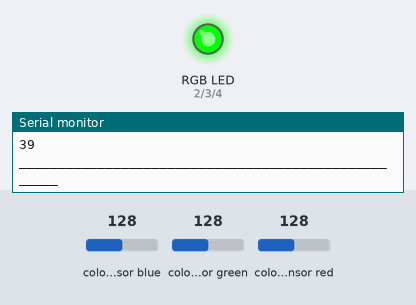
Recording of a sketch running on a simulated Arduino Uno, built with avr-gcc and run on an emulated ATmega328P. On the bench: an RGB LED mixed from three pins (HIGH = lit), the last lines printed to the serial monitor. Wiring (inferred from the names in the program): TCS3200 colour sensor: output pin 12; S2 pin 10; S3 pin 11; S0 pin 8; S1 pin 9. Inputs (shaded band) come from the test bench; at power-on: colour sensor blue 128, colour sensor red 128, colour sensor green 128. Pins used as bus, display or sensor lines are not drawn.

Above: at 1.2 s.
1.3 s: colour sensor blue set to 135
At 2.7 s:
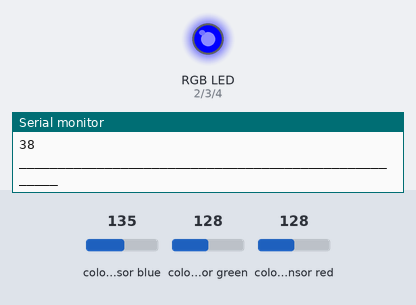
3.6 s: colour sensor red set to 135
At 5.3 s:
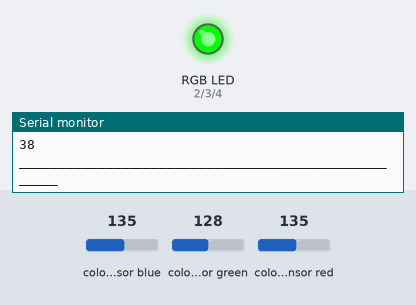
5.6 s: colour sensor blue set to 5
At 6.7 s:
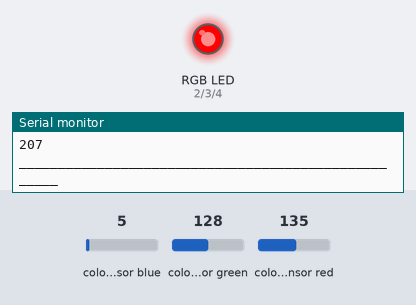
7.7 s: colour sensor blue set to 191
At 9.3 s:
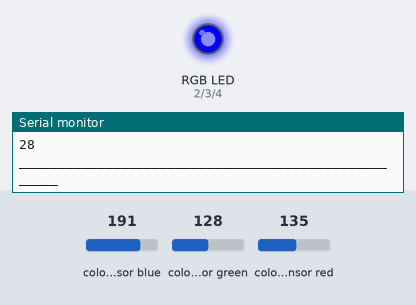
9.8 s: colour sensor blue set to 140
11.5 s: colour sensor blue set to 133
At 13.2 s:
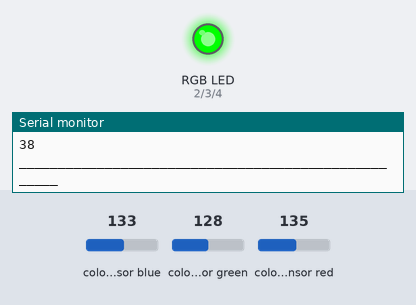
Timing chart, 0 to 14.7 s (numbered marks = the images above; inputs shaded):
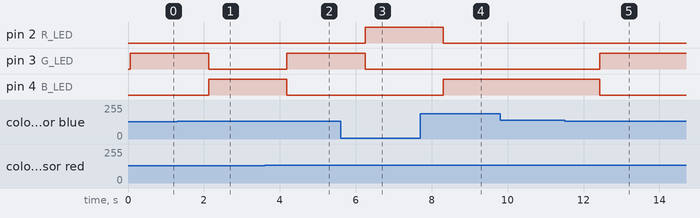

Measured:
- the behaviour switches between 131 and 132 on colour sensor blue (found by bisection; images 0 and 1)
- the behaviour switches between 131 and 132 on colour sensor red (found by bisection; images 1 and 2)
- the behaviour switches between 137 and 136 on colour sensor blue (found by bisection; images 4 and 5)
- after the input at 1.3 s, pin 3 (G_LED): HIGH → LOW after 0.82 s; pin 4 (B_LED): LOW → HIGH after 0.82 s
- after the input at 3.6 s, pin 3 (G_LED): LOW → HIGH after 0.58 s; pin 4 (B_LED): HIGH → LOW after 0.58 s
- after the input at 5.6 s, pin 2 (R_LED): LOW → HIGH after 0.65 s; pin 3 (G_LED): HIGH → LOW after 0.65 s
- after the input at 7.7 s, pin 2 (R_LED): HIGH → LOW after 0.61 s; pin 4 (B_LED): LOW → HIGH after 0.61 s
- after the input at 11.5 s, pin 3 (G_LED): LOW → HIGH after 0.93 s; pin 4 (B_LED): HIGH → LOW after 0.93 s

The sketch:

One_Color_Sensor.ino
```cpp
/*
File:        One_Color_Sensor.ino
Author:      Lukasz Janik
Date:        2025-03-26
Description:
  The code sets up a color sensor system where the RGB values are read from the sensor,
     and the corresponding LED is turned on based on the detected color.
     The RGB values are also printed to the Serial monitor.
Version:     1.0
*/

//Sensor A pinout
#define s0 8
#define s1 9
#define s2 10
#define s3 11
#define out 12

//Sensor A LEDs
#define R_LED 2
#define G_LED 3
#define B_LED 4

int  Red=0, Blue=0, Green=0;  //RGB values for Sensor A

void setup()
{
   //Sensor pins
   pinMode(s0,OUTPUT);
   pinMode(s1,OUTPUT);
   pinMode(s2,OUTPUT);
   pinMode(s3,OUTPUT);
   pinMode(out,INPUT);

   //LED Pins
   pinMode(R_LED,OUTPUT);
   pinMode(G_LED,OUTPUT);
   pinMode(B_LED,OUTPUT);

   //Starting
   Serial.begin(9600);
   digitalWrite(s0,HIGH);
   digitalWrite(s1,HIGH);

}

void loop(){

  GetColors();

  // Comparison of Colors to see which LED to turn on
  if ((Red<Blue) && (Red<Green)){
    digitalWrite(R_LED, HIGH);
    digitalWrite(G_LED, LOW);
    digitalWrite(B_LED, LOW);
  } else if ((Blue<Red) && (Blue<Green)){
    digitalWrite(R_LED, LOW);
    digitalWrite(G_LED, LOW);
    digitalWrite(B_LED, HIGH);
  } else {
    digitalWrite(R_LED, LOW);
    digitalWrite(G_LED, HIGH);
    digitalWrite(B_LED, LOW);
  }

  delay(2000);

}

//Sensor A Color readings
void GetColors()
{
  digitalWrite(s2, LOW);
  digitalWrite(s3, LOW);
  Red = pulseIn(out, digitalRead(out) == HIGH ? LOW : HIGH);
  Serial.println(Red);
  delay(20);
  digitalWrite(s2, HIGH);
  digitalWrite(s3, HIGH);
  Green = pulseIn(out,  digitalRead(out) == HIGH ? LOW : HIGH);
  Serial.println(Green);
  delay(20);
  digitalWrite(s2, LOW);
  digitalWrite(s3, HIGH);
  Blue = pulseIn(out, digitalRead(out) == HIGH ? LOW  : HIGH);
  Serial.println(Blue);
  Serial.println("____________________________________________________");
  delay(20);
}
```
